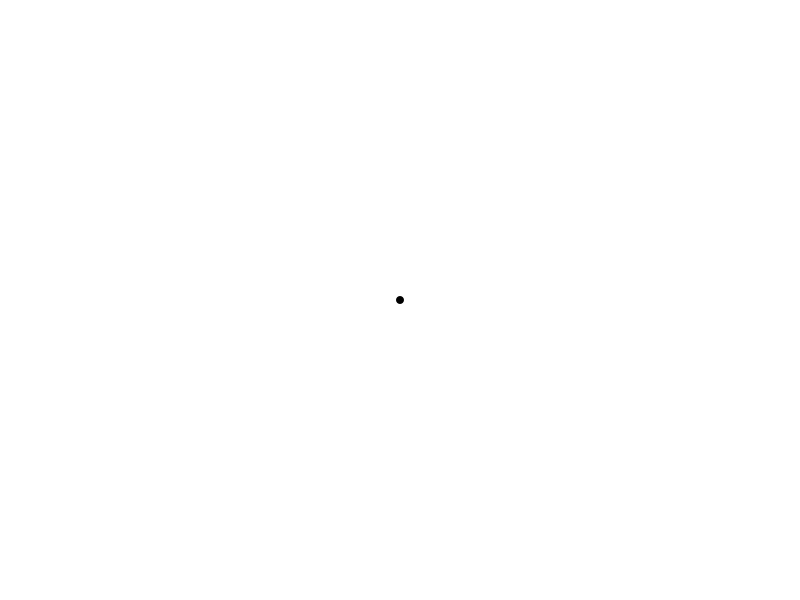
Frame 1 (no input)
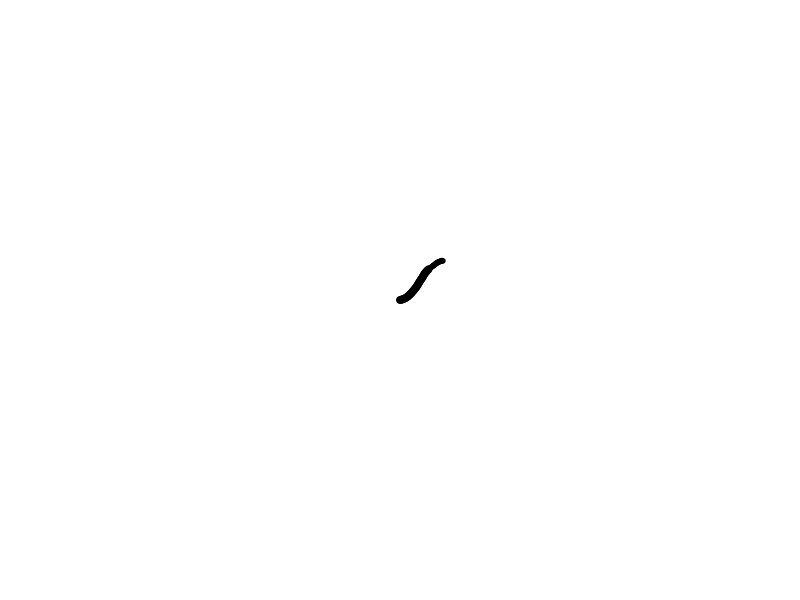
Frame 60 (the mouse pressed at the canvas centre just before this capture)
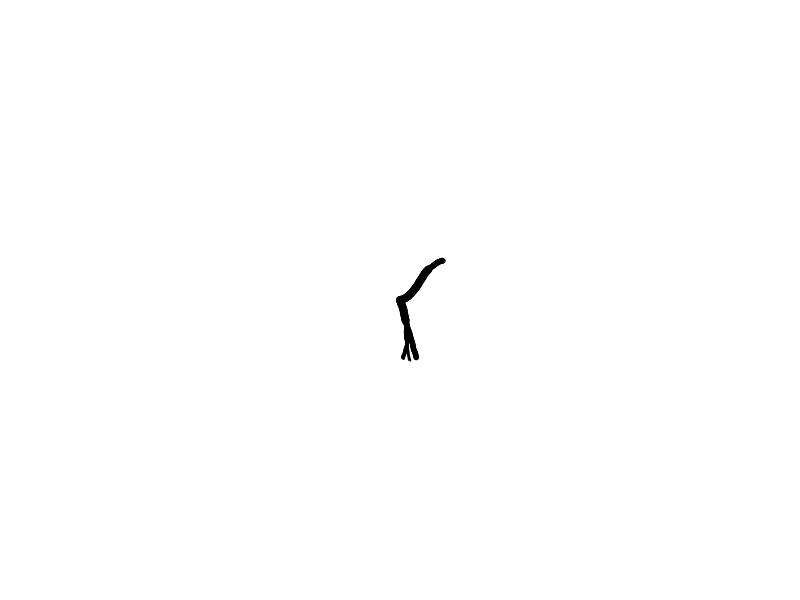
Frame 120 (the mouse held since frame 60 and released just before this capture)

The Processing sketch that drew these frames (run headless with seeded random() and noise(); from frame 60 on, the mouse is pressed at the canvas centre):

// Processing sketch: processing_158677
// ── processing_158677.pde

class pathfinder {
  PVector location;
  PVector velocity;
  float diameter;
  pathfinder() {
    location = new PVector(width/2, height/2);
    velocity = new PVector(random(-1,2), random(-1,2));
    diameter = 8;
  }
  pathfinder(pathfinder parent) {
    location = parent.location.get();
    velocity = parent.velocity.get();
    float area = PI*sq(parent.diameter/2);
    float newDiam = sqrt(area/2/PI)*2;
    diameter = newDiam;
    parent.diameter = newDiam;
  }
  void update() {
    if (diameter>0.8) {
      location.add(velocity);
      PVector bump = new PVector(random(-1, 1), random(-1, 1));
      bump.mult(0.1);
      velocity.add(bump);
      velocity.normalize();
      if (random(0, 1)<0.02) {
        paths = (pathfinder[]) append(paths, new pathfinder(this));
      }
    }
  }
}
pathfinder[] paths;
void setup() {
  size(800, 600);
  background(255);
  ellipseMode(CENTER);
  fill(0);
  noStroke();
  smooth();
  paths = new pathfinder[1];
  paths[0] = new pathfinder();
}
void draw() {
//fill(0, 10);
//rect(0,0,width,height);
  for (int i=0;i<paths.length;i++) {
    PVector loc = paths[i].location;
    float diam = paths[i].diameter;
    ellipse(loc.x, loc.y, diam, diam);
    paths[i].update();
  }
}
void mousePressed() {
  background(0);
  paths = new pathfinder[1];
  paths[0] = new pathfinder();
}
